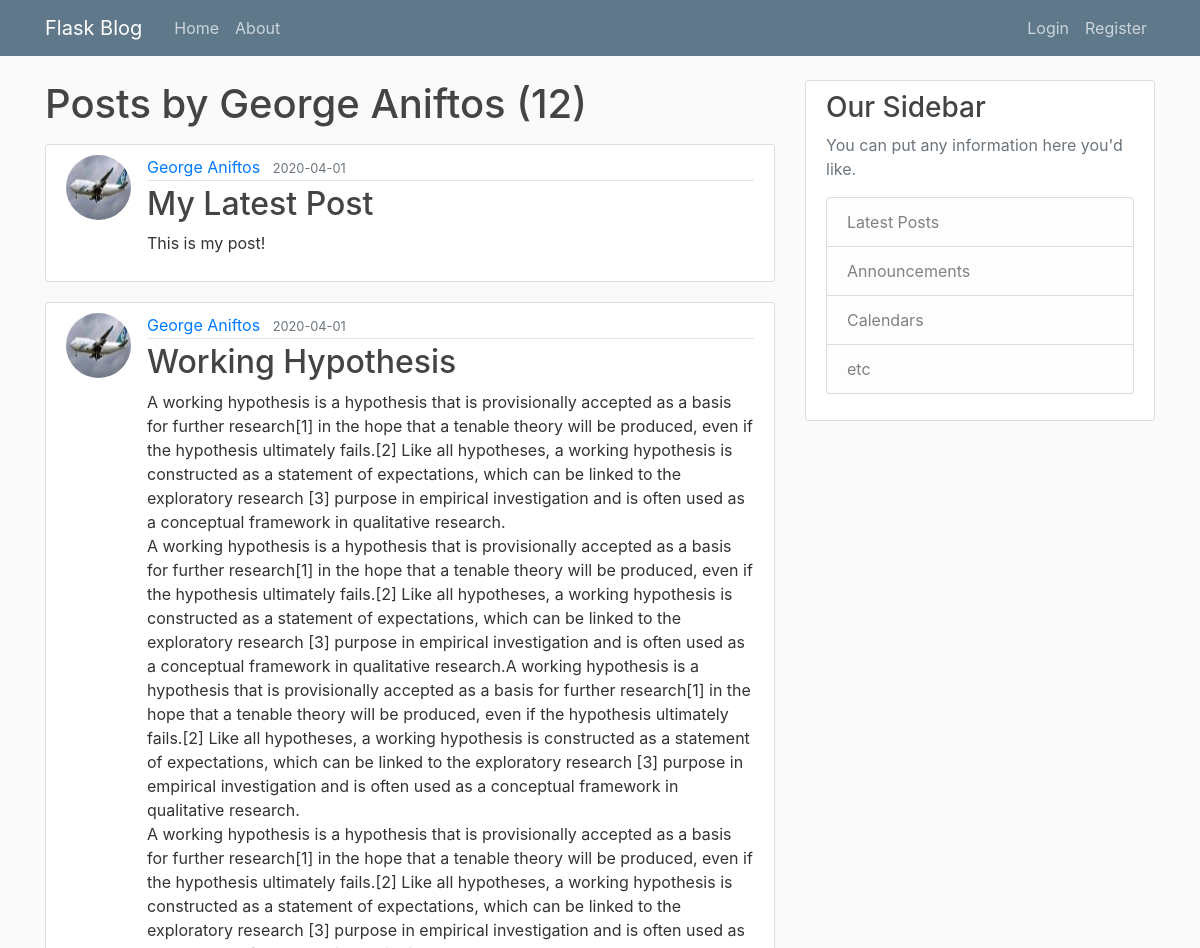
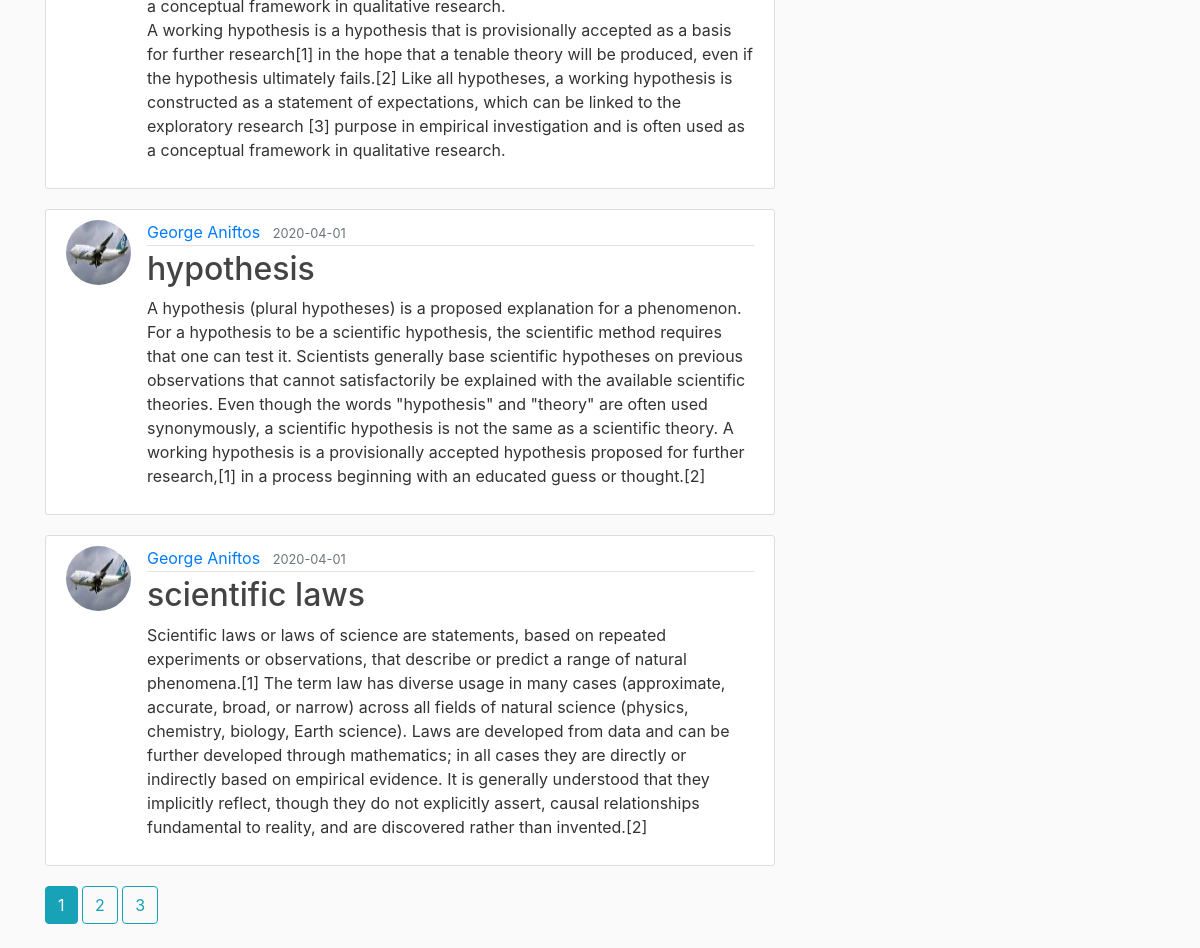
Page /user/George Aniftos on the committed database (2 pictures, top to bottom).
### flaskblog/models.py (models this page shows, shortened)
class User(db.Model, UserMixin): #Each class is an individual table on the database with the name of "user" (lowercase)
    id = db.Column(db.Integer, primary_key = True) #primary key means a unique id for a user
    username = db.Column(db.String(20), unique = True, nullable = False) #unique means again same us above, cant be empty
    email = db.Column(db.String(120), unique = True, nullable = False)
    image_file = db.Column(db.String(20), nullable = False, default = 'default.jpg') #no unique = True because there is going to be a default picture
    password = db.Column(db.String(60), nullable = True) #generate hash of 60 characters
    posts = db.relationship('Post', backref='author', lazy = True) #defines a relationship not a column!
    '''Our post attritube has relationship to the Post model(class).
    Backref (is like creating a new column but not actuall) and uses the author attribute to get the user who created the post!
    Lazy defines when to pull all the posts data from that specific user. '''

class Post(db.Model): #Each class is an individual table on the database with the name "post" (lowercase)
    id = db.Column(db.Integer, primary_key = True) #unique post
    title = db.Column(db.String(100), nullable = False)
    date_posted = db.Column(db.DateTime, nullable = False, default = datetime.utcnow)
    content = db.Column(db.Text, nullable = False)
    user_id = db.Column(db.Integer, db.ForeignKey('user.id'), nullable=False) # specify is a foreign key.

### flaskblog/users/routes.py (the view)
@users.route("/user/<string:username>")
def user_posts(username):
    page = request.args.get('page', 1, type=int)
    user = User.query.filter_by(username=username).first_or_404() #get the first user with this username
    posts = Post.query.filter_by(author=user)\
        .order_by(Post.date_posted.desc())\
        .paginate(page = page, per_page=4) #grab all posts from database
    return render_template('user_posts.html', posts = posts, user=user)

### flaskblog/templates/user_posts.html
{% extends 'layout.html' %}
{% block content %}
    <h1 class="mb-3">Posts by {{ user.username }} ({{ posts.total }})</h1>
    {% for post in posts.items %}
        <article class="media content-section">
            <img class="rounded-circle article-img" src="{{ url_for('static', filename='profile_pics/'+ post.author.image_file) }}">
            <div class="media-body">
                <div class="article-metadata">
                    <a class="mr-2" href="{{ url_for('users.user_posts', username=post.author.username) }}">{{ post.author.username }}</a>
                    <small class="text-muted">{{ post.date_posted.strftime('%Y-%m-%d') }}</small>
                </div>
                <h2><a class="article-title" href="{{ url_for('posts.post', post_id=post.id) }}">{{ post.title }}</a></h2>
                <p class="article-content">{{ post.content }}</p>
            </div>
        </article>
    {% endfor %}
    {% for page_num in posts.iter_pages(left_edge=1, right_edge=1, left_current=1, right_current = 2) %}
        {% if page_num %}
            {% if posts.page == page_num %}
                <a class="btn btn-info mb-4" href="{{ url_for('users.user_posts', username=user.username, page=page_num) }}">{{ page_num }}</a>
            {% else %}
                <a class="btn btn-outline-info mb-4" href="{{ url_for('users.user_posts', username=user.username, page=page_num) }}">{{ page_num }}</a>
            {% endif %}
        {% else %}
        ...
        {% endif %}
    {% endfor %}
{% endblock content %}

### flaskblog/static/main.css (style rules this page uses)
body { background: #fafafa; color: #333333; margin-top: 5rem; }
h1, h2, h3, h4, h5, h6 { color: #444444; }
.content-section { background: #ffffff; padding: 10px 20px; border: 1px solid #dddddd; border-radius: 3px; margin-bottom: 20px; }
.article-title { color: #444444; }
.article-content { white-space: pre-line; }
.article-img { height: 65px; width: 65px; margin-right: 16px; }
.article-metadata { padding-bottom: 1px; margin-bottom: 4px; border-bottom: 1px solid #e3e3e3 }

### rows in the picture
User: username "George Aniftos"
Post: image_file (picture), author.username "George Aniftos", date_posted "2020-04-01", title "My Latest Post", content "This is my post!"
Post: image_file (picture), author.username "George Aniftos", date_posted "2020-04-01", title "Working Hypothesis", content "A working hypothesis is a hypothesis that is provisionally accepted as a basis for further research[1] in the hope that a tenable theory will be produced, even if the hypothesis ultimately fails.[2] Like all hypotheses, a working hypothesis is constructed as a statement of expectations, which can be linked to the exploratory research [3] purpose in empirical investigation and is often used as a conceptual framework in qualitative research. A working hypothesis is a hypothesis that is provisionally accepted as a basis for further research[1] in the hope that a tenable theory will be produced, even if the hypothesis ultimately fails.[2] Like all hypotheses, a working hypothesis is constructed…"
Post: image_file (picture), author.username "George Aniftos", date_posted "2020-04-01", title "hypothesis", content "A hypothesis (plural hypotheses) is a proposed explanation for a phenomenon. For a hypothesis to be a scientific hypothesis, the scientific method requires that one can test it. Scientists generally base scientific hypotheses on previous observations that cannot satisfactorily be explained with the available scientific theories. Even though the words \"hypothesis\" and \"theory\" are often used synonymously, a scientific hypothesis is not the same as a scientific theory. A working hypothesis is a provisionally accepted hypothesis proposed for further research,[1] in a process beginning with an educated guess or thought.[2]"
Post: image_file (picture), author.username "George Aniftos", date_posted "2020-04-01", title "scientific laws", content "Scientific laws or laws of science are statements, based on repeated experiments or observations, that describe or predict a range of natural phenomena.[1] The term law has diverse usage in many cases (approximate, accurate, broad, or narrow) across all fields of natural science (physics, chemistry, biology, Earth science). Laws are developed from data and can be further developed through mathematics; in all cases they are directly or indirectly based on empirical evidence. It is generally understood that they implicitly reflect, though they do not explicitly assert, causal relationships fundamental to reality, and are discovered rather than invented.[2]"

### other values in the picture
{{ posts.total }} "12"
{{ page_num }} "1"
{{ page_num }} "2" "3"
